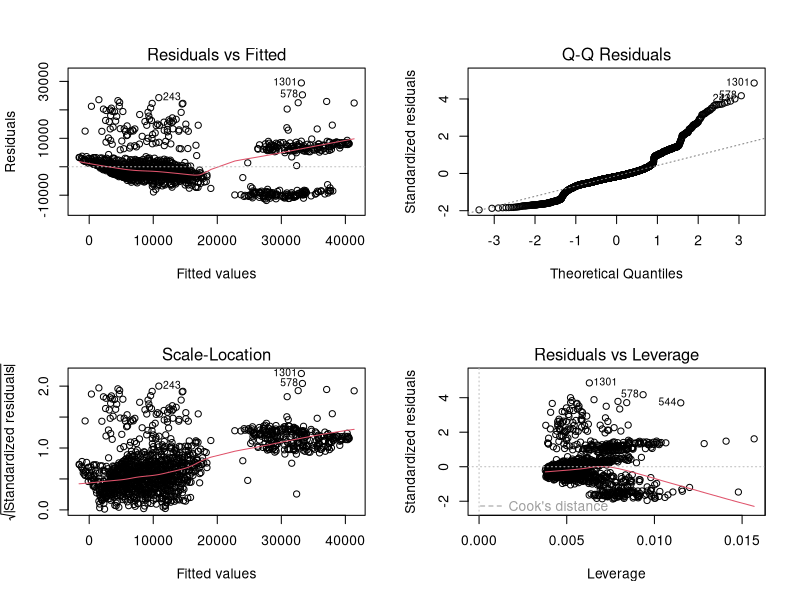

This figure's R source:
## Asssumption Homoscedasticity of residuals or equal variance

## Import the csv and make sure the data does not have the character vectors converted to factors
df = read.csv('insurance_cleaned.csv', stringsAsFactors = FALSE)

# Set 2 rows and 2 column plot layout to draw four plots in the same window
par(mfrow=c(2,2))

## Build the linear model. Exclude the sex_male and smoker_yes columns because they are dummy variables
mod <- lm(charges ~ age + bmi + sex_female + smoker_no + region_northeast + region_northwest + region_southeast + region_southwest, data = df)

## Plot the model to check assumptions
plot(mod)

## Use the top-left (Residuals vs Fitted) and bottom-left (Scale-Location) plots to see how the residuals vary as the fitted values increase
## If the points appear random and the line looks somewhat flat with no increasing or decreasing trend, the condition of homoscedasticity 
## can be accepted

## Conclusion: The condition of homoscedasticity can be accepted